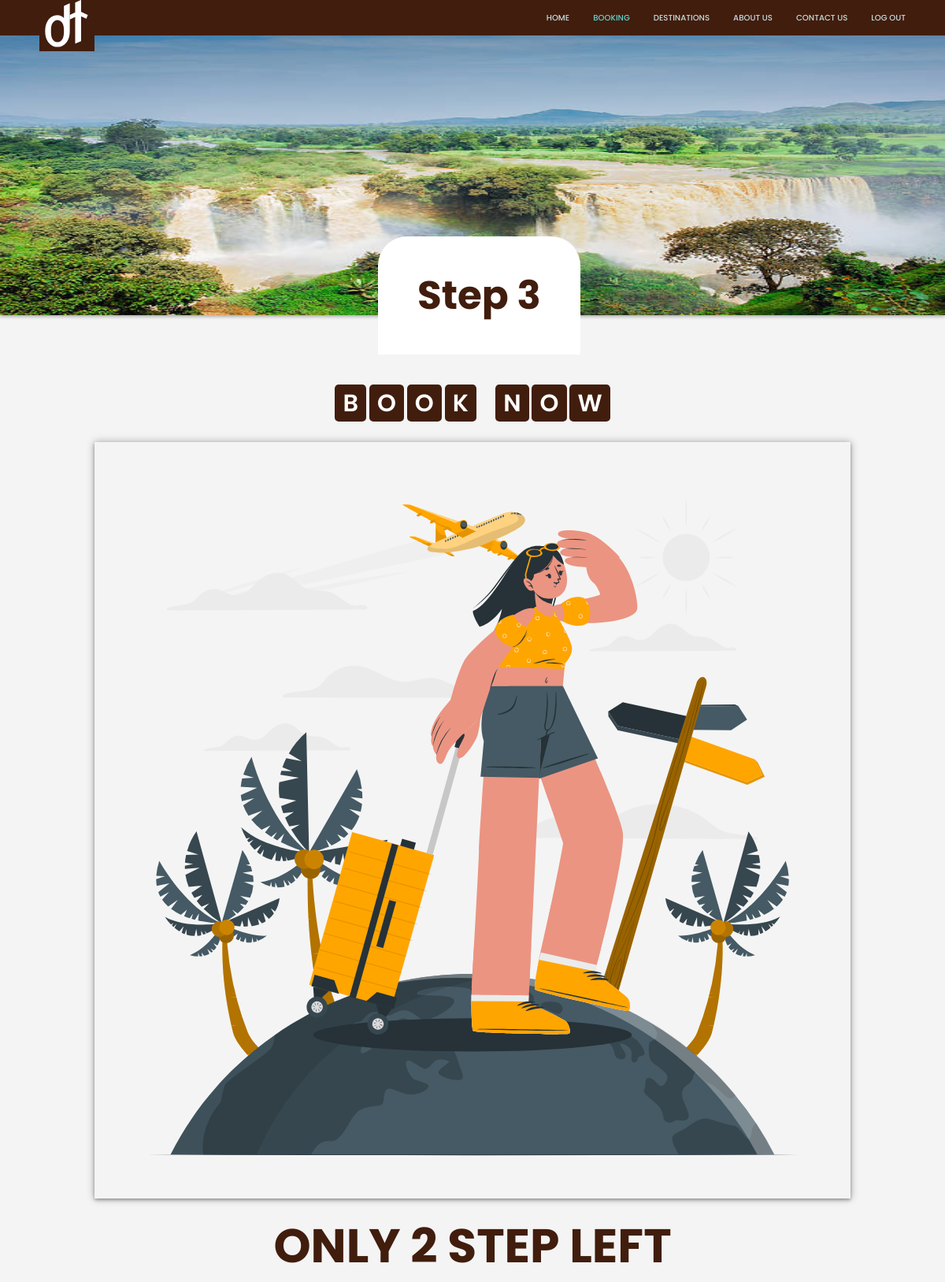
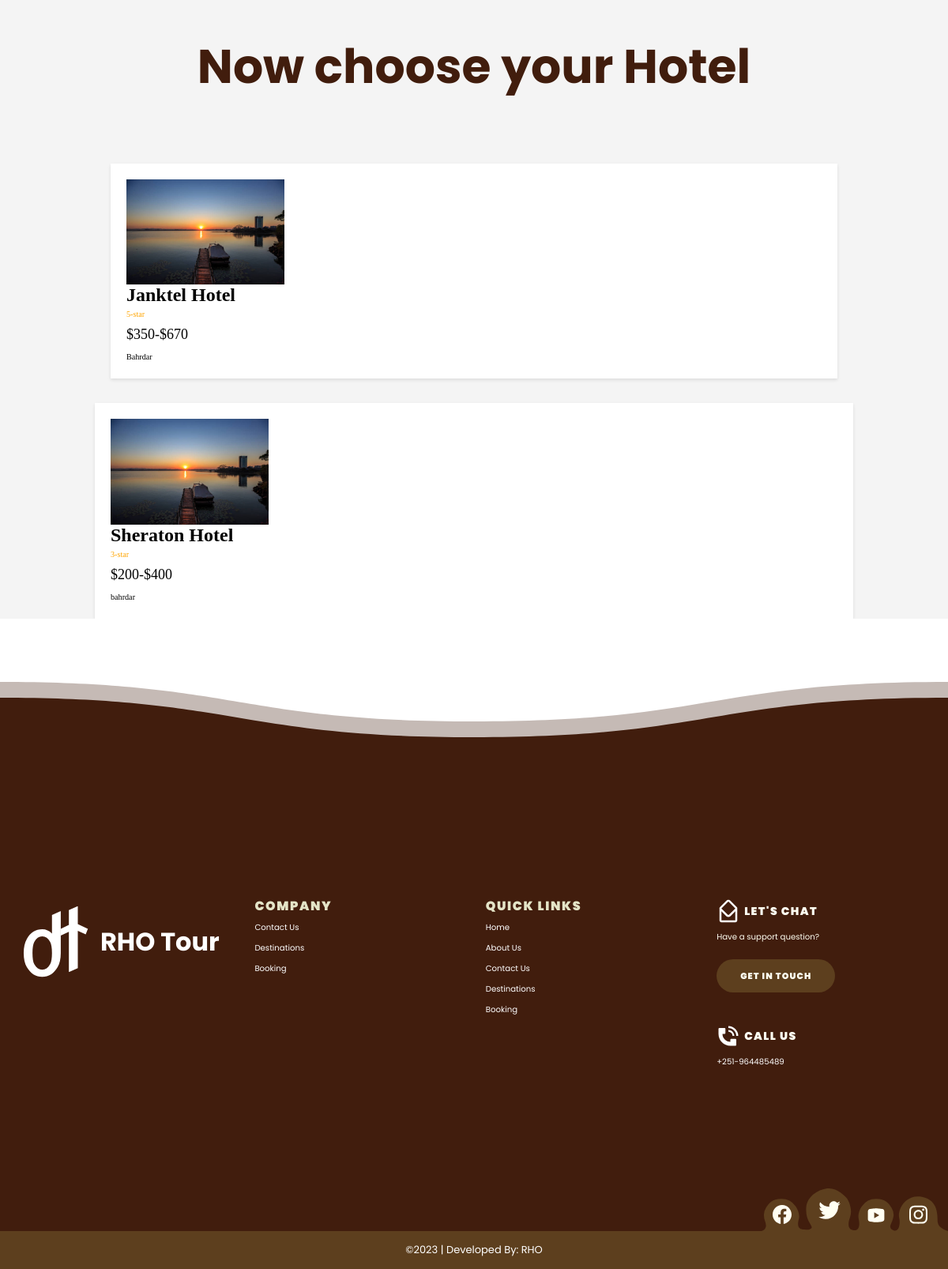
The app's page /screens/booking3.php?destination_id=28 (signed in) with its own data (2 pictures, top to bottom).
### tables this page shows
CREATE TABLE `tbl_hotel` (
  `id` int(10) NOT NULL,
  `hotel_name` varchar(255) NOT NULL,
  `hotel_desc` varchar(1000) NOT NULL,
  `destination_id` int(10) NOT NULL,
  `image_name` varchar(255) NOT NULL,
  `price_range` varchar(255) NOT NULL,
  `rating` varchar(100) NOT NULL,
  `featured` varchar(10) NOT NULL,
  `active` varchar(10) NOT NULL
);

### screens/booking3.php (the view, shortened to what this page needs)
<?php include('../config/constant.php'); ?>
<?php
if(isset($_GET['destination_id']))
{
    $destination_id=$_GET['destination_id'];
}
else
{
header('location:'.SITEURL);
}
?>
<!DOCTYPE html>
<html class="htmm" lang="en">
  <head>
	<link rel="stylesheet" href="../css/bookings.css" />
	<link rel="stylesheet" href="../css/navbar.css" />
	<link rel="stylesheet" href="../css/footer.css" />
  <link rel="stylesheet" href="../css/contact-us.css" />
	</head>
  <body>
  <div class="navbar">
        <div class="nav-bar-components">
            <a href="/index.html">
              <div class="comp-logo">
              </div>
            </a>
            <div class="tab-container">
                <ul class="tabs">
                    <li><a href="home.php">Home</a></li>
                    <li><a href="booking.php" id="selected">Booking</a></li>
                    <li><a href="destinations.php" >Destinations</a></li>
                    <li><a href="about-us.php" >About Us</a></li>
					<li><a href="contact-us.php" >Contact Us</a></li>
                    <li><a href="logout.php">LOG OUT</a></li>
                </ul>
            </div>
        </div>
    </div>
    <div class="background">
    <img src="../assets/images/tisabbay1.jpg" alt="for aboutus" class="background-img">
            <div class="about-container">
                <h1 class="text-one">Step 3</h1>
            </div>
   </div>
   <br><br><br><br>
	  <div class="dada">
	  <div class="booking-form" id="booking-form">
			<section class="book" id="book">
					<h2 class="heading">
						<span>B</span>
						<span>O</span>
						<span>O</span>
						<span>K</span>
						<span class="space"></span>
						<span>N</span>
						<span>O</span>
						<span>W</span>
					</h2>
					<div class="row">
						<div class="image">
							<img src="/assets/images/book-img.svg" alt="">
						</div>
						</div>
						<div class="text-destinations"> ONLY 2 STEP LEFT </div>
						<div class="text-destinations"> Now choose your Hotel </div>
						<br>
						<br>
	<div class="container">
	<?php
                $sql2="SELECT*FROM tbl_hotel WHERE destination_id=$destination_id";
                $res2=mysqli_query($conn,$sql2);
         if($res2==TRUE)
                {
   $count2=mysqli_num_rows($res2);
   if($count2>0){
	 while ($rows2=mysqli_fetch_assoc($res2))
     {
$id=$rows2['id'];
$hotel_name=$rows2['hotel_name'];
$hotel_desc=$rows2['hotel_desc'];
$rating=$rows2['rating'];
$price_range=$rows2['price_range'];
$image_name=$rows2['image_name'];
?>
<br>
<div class="hotel-container">
	<div class="hotel">
	<div class="hotel-image">
		<?php
if($image_name!="")
 {
			?>
			<a href="booking4.php?hotel_id=<?php echo $id?>" > <img height="850 "width="900"src="<?php echo SITEURL;  ?>assets/images/hotel/<?php echo $image_name; ?>" ></a>
			<?php
 }
 else
 {
 echo"<div class='error'>Image not added.</div>";
 }
?>
    </div>
	<div class="hotel-detail">
<div class="hotel-name"> <?php echo $hotel_name ; ?></div>
<div class="hotel-rating">  <?php echo $rating;?></div>
<div class="hotel-price">  <?php echo $price_range;?></div>
<div class="hotel-description"> <?php echo $hotel_desc;?></div>
</div>
</div>
</div>
</div>
					 <?php
      }
   }
}
         ?>
		</div>
    <div class="pg-footer">
               <footer class="footer">
                 <div class="footer-content">
                  <div class="footer-content-column">
                    <div class="footer-logo-container">
                      <div class="footer-logo">
                        <a class="footer-logo-link" href="#">
                          <div class="namelogo">
                            <h1 class="company-name">RHO Tour</h1>
                          </div>
                        </a>
                      </div>
                    </div>
                  </div>
                  <div class="footer-content-column">
                    <div class="footer-menu">
                      <h2 class="footer-menu-name"> Company</h2>
                      <ul id="menu-company" class="footer-menu-list">
                        <li class="menu-item menu-item-type-post_type menu-item-object-page">
                          <a href="contact-us.php" data-replace="Contact Us"><span>Contact Us</span></a>
                        </li>
                        <li class="menu-item menu-item-type-taxonomy menu-item-object-category">
                          <a href="destinations.php" data-replace="Destinations"><span>Destinations</span></a>
                        </li>
                        <li class="menu-item menu-item-type-post_type menu-item-object-page">
                          <a href="booking.php" data-replace="Booking"><span>Booking</span></a>
                        </li>
                      </ul>
                    </div>
                  </div>
                  <div class="footer-content-column">
                    <div class="footer-menu">
                      <h2 class="footer-menu-name"> Quick Links</h2>
                      <ul id="menu-quick-links" class="footer-menu-list">
                        <li class="menu-item menu-item-type-custom menu-item-object-custom">
                          <a href="../index.php" data-replace="Home"><span>Home</span></a>
                        </li>
                        <li class="menu-item menu-item-type-custom menu-item-object-custom">
                          <a href="about-us.php" data-replace="About Us"><span>About Us</span></a>
                        </li>
                        <li class="menu-item menu-item-type-post_type menu-item-object-page">
                          <a href="contact-us.php" data-replace="Contact Us"><span>Contact Us</span></a>
                        </li>
                        <li class="menu-item menu-item-type-post_type menu-item-object-page">
                          <a href="destinations.php" data-replace="Destinations"><span>Destinations</span></a>
                        </li>
                        <li class="menu-item menu-item-type-post_type_archive menu-item-object-customer">
                          <a href="booking.php" data-replace="Booking"><span>Booking</span></a></li>
                      </ul>
                    </div>
                  </div>
                  <div class="footer-content-column">
                    <div class="footer-call-to-action">
                      <div class="footer-call-to-action-chat">
                        <h2 class="footer-call-to-action-title"> Let's Chat</h2>
                      </div>
                      <p class="footer-call-to-action-description"> Have a support question?</p>
                      <a class="footer-call-to-action-button button" href="contact-us.php" > Get in Touch </a>
                    </div>
                    <div class="footer-call-to-action">
                      <div class="footer-call-to-action-chat">
                        <h2 class="footer-call-to-action-title">Call Us</h2>
                      </div>
                      <p class="footer-call-to-action-link-wrapper"> <a class="footer-call-to-action-link"
                          href="tel:+251 964485489" target="_self"> +251-964485489 </a></p>
                    </div>
                  </div>
                  <div class="footer-social-links">
                    <a class="footer-social-link facebook" href="#" target="_blank">
                    </a>
                    <a class="footer-social-link twitter" href="#" target="_blank">
                    </a>
                    <a class="footer-social-link youtube" href="#" target="_blank">
                    </a>
                    <a class="footer-social-link instagram" href="#" target="_blank">
                    </a>
                  </div>
                </div>
                <div class="footer-copyright">
                  <div class="footer-copyright-wrapper">
                    <p class="footer-copyright-text">
                      <a class="footer-copyright-link" href="#" target="_self"> ©2023 | Developed By: RHO</a>
                    </p>
                  </div>
                </div>
                 </footer>
                 </div>
  </body>
</html>

### css/bookings.css (style rules this page uses)
body { margin: 0; padding: 0; }
html { font-size: 63.5%; overflow-x: hidden; scroll-padding-top: 6rem; scroll-behavior: smooth; }
section { margin-top: 20px; padding: 0 10%; }
.book .row { margin-top: 0; display: flex; flex-wrap: wrap; gap: 1.5rem; align-items: center; }
.book .row .image { flex: 1 1 40rem; display: flex; justify-content: center; align-items: center; box-shadow: 0 0 10px rgba(0, 0, 0, 0.3); }
.book .row .image img { height: 100%; }
.heading { font-family: 'poppins'; font-weight: 600; text-align: center; padding: 2.5rem 0; }
.heading span { font-size: 3rem; background: #411d0d; color: white; border-radius: 0.5rem; padding: 0.2rem 1rem; }
.heading span.space { background: none; }
.text-destinations { font-family: 'Poppins'; font-style: normal; font-weight: 900; font-size: 60px; line-height: 120px; text-align: center; color: #411d0d; }
.text-destinations { text-align: center; }
.text-destinations, .text-description { margin-bottom: 10px; }
img { display: block; margin: 0 auto; box-shadow: 0 2px 4px rgba(0, 0, 0, 0.3); max-width: 100%; height: auto; }
.text-destinations { font-weight: bold; }
body { background-color: #f4f4f4; }
.container { max-width: 960px; margin: 0 auto; padding: 20px; }
.text-destinations { font-weight: bold; text-align: center; }
.hotel-container { display: flex; align-items: flex-start; gap: 20px; background-color: #fff; padding: 20px; box-shadow: 0 2px 4px rgba(0, 0, 0, 0.1); }
.hotel-image { flex: 0 0 200px; max-width: 200px; overflow: hidden; position: relative; }
.hotel-image img { width: 100%; height: 100%; object-fit: cover; transition: transform 0.3s ease; }
.hotel-name { font-size: 24px; font-weight: bold; margin-bottom: 5px; }
.hotel-rating { color: #ffa500; margin-bottom: 10px; }
.hotel-price { font-size: 18px; margin-bottom: 10px; }
.hotel-description { line-height: 1.5; }

### css/navbar.css (style rules this page uses)
* { margin: 0px; padding: 0px; }
.navbar { background-color: #411D0D; font-family: 'poppins'; }
.nav-bar-components { display: flex; align-items: center; justify-content: space-between; margin: 0px 50px; }
.comp-logo { background-color: #411D0D; margin-bottom: -20px; }
.comp-logo svg { height: 60px; width: 70px; }
.tabs { display: flex; gap: 30px; list-style-type: none; }
.tabs li a { text-decoration: none; text-transform: uppercase; color: #c7dcdc; font-weight: 500; }
.tabs li a#selected { color: #5dd5d3; }

### css/contact-us.css (style rules this page uses)
.background-img { position: relative; width: 100%; height: 355px; z-index: -1; }
.about-container { position: absolute; display: flex; margin-left: 40%; justify-content: center; align-items: center; padding: 25px 50px; height: 100px; top: 300px; background: #FFFFFF; border-radius: 37px 37px 0px 0px; -webkit-border-radius: 37px 37px 0px 0px; -moz-border-radius: 37px 37px 0px 0px; -ms-border-radius: 37px 37px 0px 0px; -o-border-radius: 37px 37px 0px 0px; }
.text-one { font-family: 'Poppins'; font-weight: 700; font-size: 50px; color: #411D0D; font-style: normal; display: flex; align-items: center; }

### records on screen
tbl_hotel: image_name (picture), hotel_name "Janktel Hotel", rating "5-star", price_range "$350-$670", hotel_desc "Bahrdar"
tbl_hotel: image_name (picture), hotel_name "Sheraton Hotel", rating "3-star", price_range "$200-$400", hotel_desc "bahrdar"
